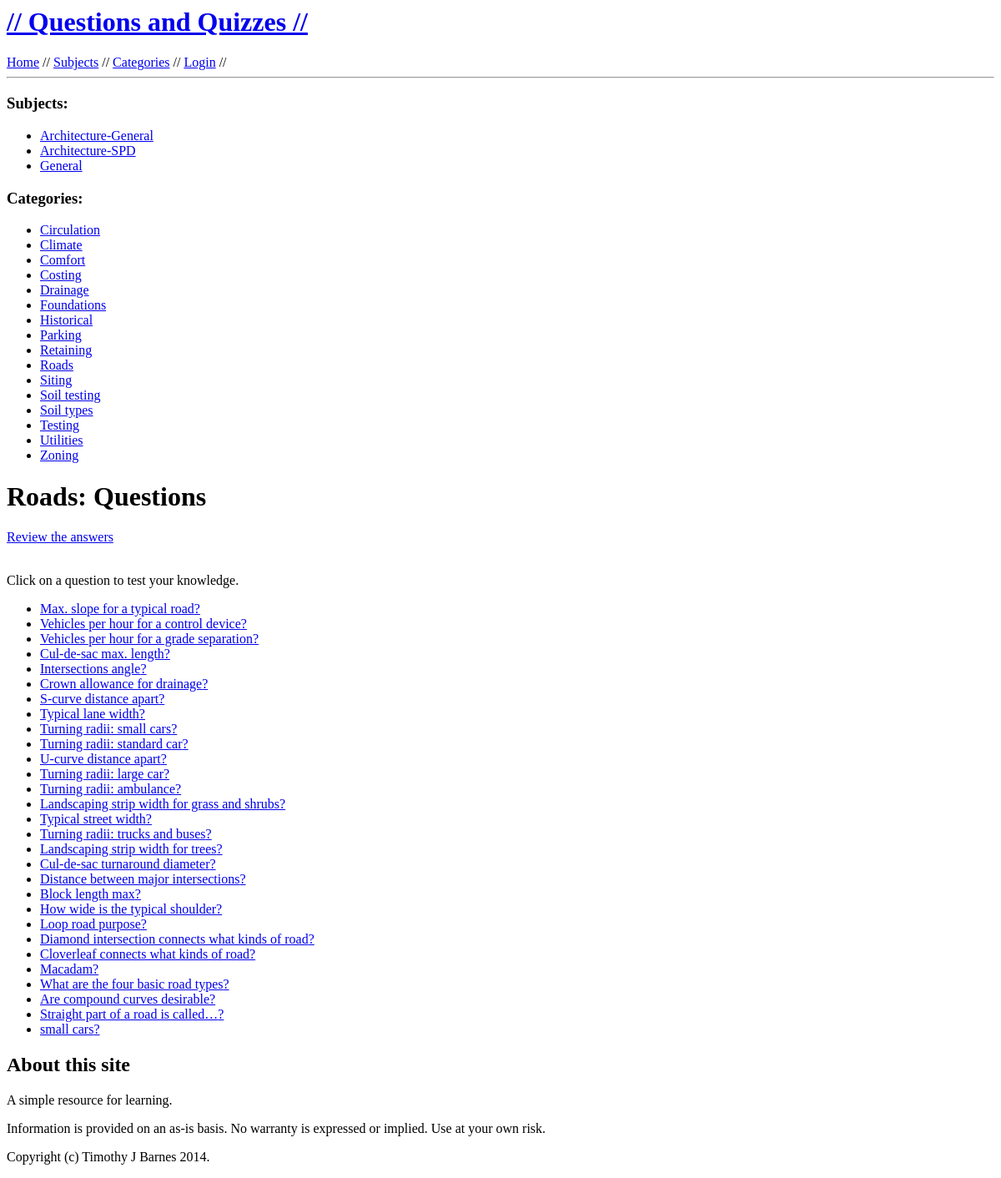
/educate/q/Roads/, run on an earlier commit of the app's database.
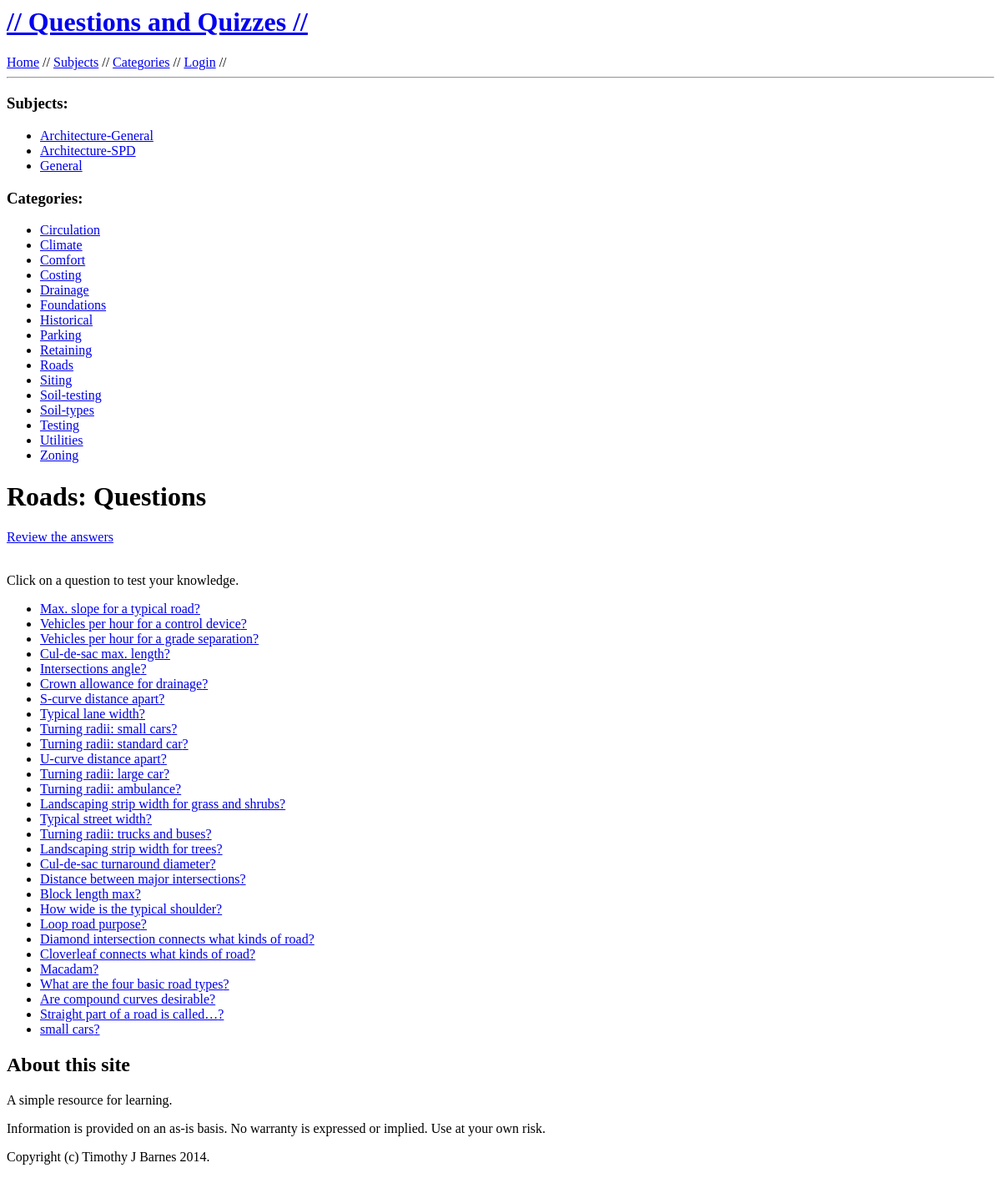
And on a later commit of the database.
### educate/models.py (models this page shows, shortened)
class Subject(models.Model):
    name = models.CharField(max_length=40)
    description = models.CharField(max_length=200, default='-description-')

class Category(models.Model):
    subject = models.ForeignKey(Subject)
    name = models.CharField(max_length=40)
    description = models.CharField(max_length=200, default='-description-')

class Question(models.Model):
    category = models.ForeignKey(Category)
    question = models.CharField(max_length=200)
    answer = models.CharField(max_length=200)

### educate/views.py (the view)
# urls.py: url(r'^q/(?P<category>[a-zA-Z%:,\- \d]+)/$', views.QuestionsView.as_view(), name='questions'),
class QuestionsView(generic.ListView):
    template_name = 'educate/questions.html'
    context_object_name = 'question_list'
    def get_context_data(self, **kwargs):
        context = super(QuestionsView, self).get_context_data(**kwargs)
        context.update({
            'registered':self.request.user.is_authenticated(),
            'username': self.request.user.username,
            'category': self.kwargs['category'],
            'subject_list': Subject.objects.order_by('name'),
            'category_list': Category.objects.order_by('name'),
        })
        return context
    def get_queryset(self):
        return Question.objects.filter(category__name=self.kwargs['category'])

### educate/templates/educate/questions.html (shortened to what this page needs)
{% extends "educate/base.html" %}
{% block title %}
<h1 class="pagetitle">{{ category }}: Questions</h1>
{% endblock %}
{% block content %}
  {% if question_list %}
    {% if review %}
      <a href="{% url 'questions' category %}">Hide answers</a>
    {% else %}
      <a href="{% url 'review_questions' category %}">Review the answers</a>
      <br /><br />
      <p>Click on a question to test your knowledge.</p>
    {% endif %}
  <ul>
    {% for q in question_list %}
    <li><a href="{% url 'ask' q.id %}">{{ q.question }}?</a>
    </li>
    {% endfor %}
  </ul>
  {% else %}
  <p>No questions found</p>
  {% endif %}
{% endblock %}

### educate/templates/educate/base.html (shortened to what this page needs)
{% load staticfiles %}
<html xmlns="http://www.w3.org/1999/xhtml" xml:lang="en" lang="en">
  <head>
    <link rel="stylesheet" type="text/css" href="{% static 'educate/educate.css' %}" />
  </head>
  <body>
    <div id="main">
      <div id="banner">
	<h1><a href="{% url 'home' %}">// Questions and Quizzes //</a></h1>
      </div>
      <div id="nav">
	{% block nav %}
	<a href="{% url 'home' %}">Home</a> //
        <a href="{% url 'all_subjects' %}">Subjects</a> //
	<a href="{% url 'all_categories' %}">Categories</a> //
	{% if registered %}
	Logged in as {{ username }} //
	<a href="/admin/">Admin</a> //
	<a href="{% url 'auth_logout' %}">Logout</a> //
	{% else %}
	<a href="{% url 'auth_login' %}">Login</a> //
	{% endif %}
	{% endblock %}
      </div>
      <hr>
      <div id="sidebar">
	<div id="menu">
	  {% block menu %}
	  {% if subject_list %}
	  <h3>Subjects:</h3>
	  <ul>
	    {% for sub in subject_list %}
	    <li><a href="{% url 'categories' sub.name %}">{{ sub.name }}</a></li>
	    {% endfor %}
	  </ul>
	  {% endif %}
	  {% if category_list %}
	  <h3>Categories:</h3>
	  <ul>
	    {% for cat in category_list %}
	    <li><a href="{% url 'questions' cat.name %}">{{ cat.name }}</a></li>
	    {% endfor %}
	  </ul>
	  {% endif %}
	  {% endblock %}
	</div>
      </div>
      <div id=content>
      {% block title %}<h1 class="pagetitle">Home</h1><br />{% endblock %}
	{% block content %}{% endblock %}
	{% block footer %}
	<div id=byline>
	  <h2>About this site</h2>
	  <p>A simple resource for learning.</p>
	  <p>Information is provided on an as-is basis. No warranty is expressed or implied. Use at your own risk.</p>
	  <p>Copyright (c) Timothy J Barnes 2014.</p>
	</div>
	{% endblock %}
      </div>
    </div>
</body>
</html>

What changed in the data, as far as the page shows it:
changed Category: name "Soil testing" → "Soil-testing"
changed Category: name "Soil types" → "Soil-types"
